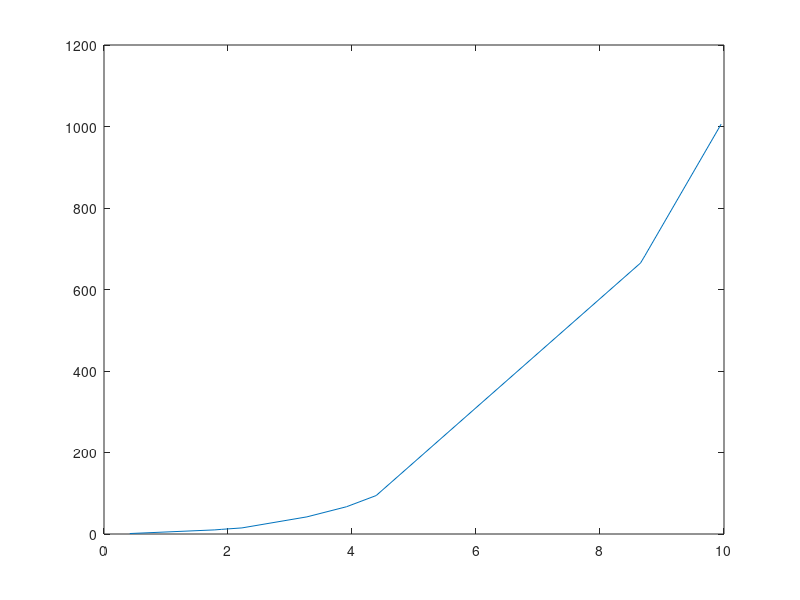
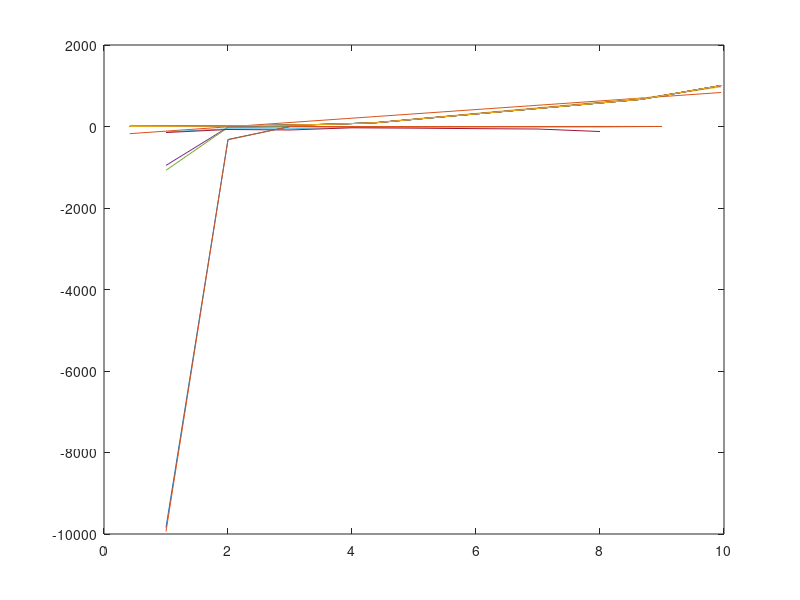
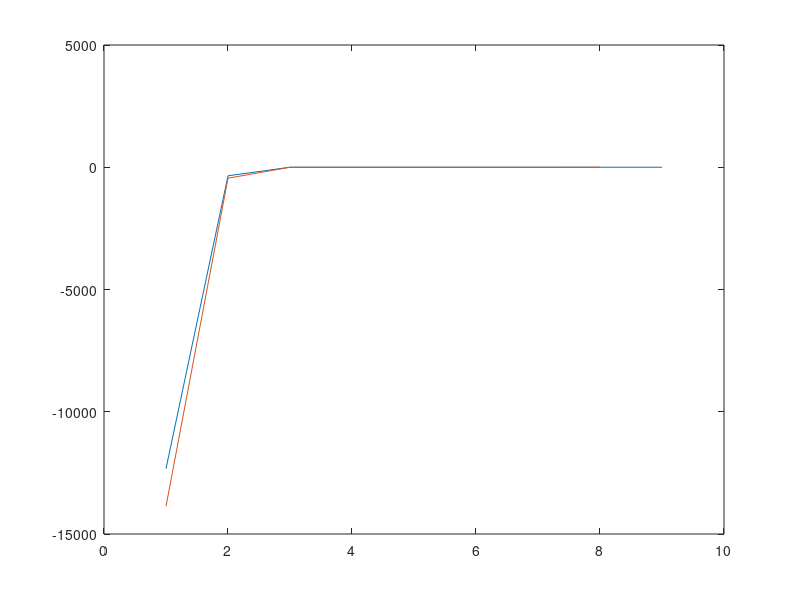
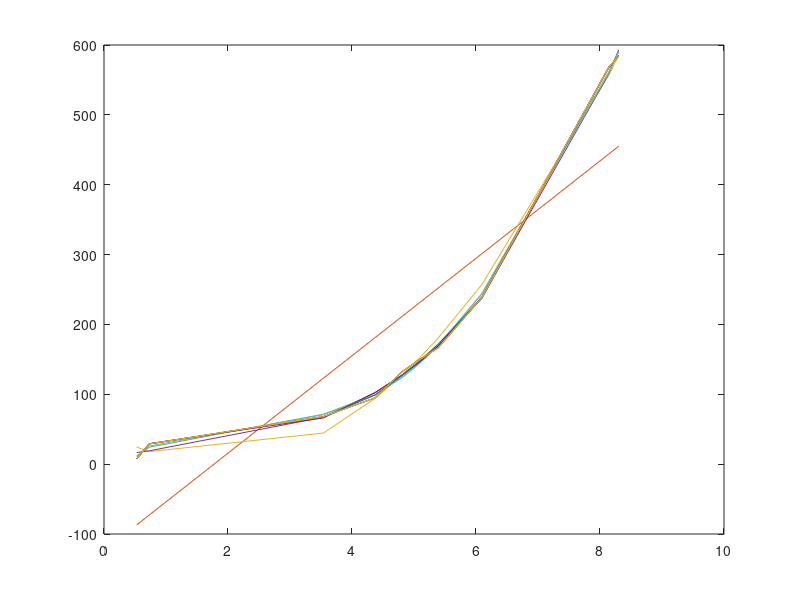

MATLAB code to generate these figures, in order:
%HW6

% Problem 1. Curve fitting. 
% Part 1. Take 10 x values on the interval 0 < x <= 10 and then create y
% values from the x values by plugging the x values into a third order
% polynomial of your choice. Add random noise to the data by choosing a random number
% in the interval [-D, D]. Start with D = 1. Plot your data in the x-y plane.

X = sort(10*rand(1,10));

Y= X.^3+2*X+1;
noise=randn(1,10);
Y1=Y+noise;
figure
plot(X,Y1)
% Part 2. Fit your data with polynomials from order 1 to 9. Plot the fitted
% polynomials together with the data. 
figure
plot(X,Y1)
hold on
for i = 1:9
    [coeff, s] = polyfit(X,Y1,i);
    yfit = polyval(coeff,X);
    plot(X,yfit);
    hold on
end
% Part 3. On a separate plot, plot the R^2 and adjusted R^2 as a function
% of the order of the polynomial. 
R=[];
R1=[];
for i=1:9
    [coeff, s]=polyfit(X,Y1,i);
    yfit=polyval(coeff,X);
    Yr=Y1-yfit;
    ssresid=sum(Yr.^2);
    sstotal=(length(Y1)-1)*1;
    R(i)=1-ssresid/sstotal;
    R1(i)=1-ssresid/sstotal*(length(Y1)-1)/(length(Y1)-length(coeff));
end
figure
plot(1:9,R);
hold on
plot(1:9,R1);


% Part 4. Repeat parts 1 - 3 for D = 10 and D = 1000. Comment on the
% results. 

%D=10
X = sort(10*rand(1,10));

Y= X.^3+2*X+1;
noise=10*randn(1,10);
Y1=Y+noise;
figure
plot(X,Y1)
hold on;
R=[];
R1=[];
for i=1:9
    [coeff, s]=polyfit(X,Y1,i);
    yfit=polyval(coeff,X);
    Yr=Y1-yfit;
    s=sum(Yr.^2);
    s1=(length(Y1)-1)*10;
    R(i)=1-s/s1;
    R1(i)=1-s/s1*(length(Y1)-1)/(length(Y1)-length(coeff));
    hold on
    plot(X,yfit);
end
figure(2)
plot(1:9,R);
hold on;
plot(1:9,R1);

%D=100
X = sort(10*rand(1,10));

Y= X.^3+2*X+1;
noise=100*randn(1,10);
Y1=Y+noise;
figure
plot(X,Y1)
hold on;
R=[];
R1=[];
for i=1:9
    [coeff, s]=polyfit(X,Y1,i);
    yfit=polyval(coeff,X);
    Yr=Y1-yfit;
    s=sum(Yr.^2);
    s1=(length(Y1)-1)*100;
    R(i)=1-s/s1;
    R1(i)=1-s/s1*(length(Y1)-1)/(length(Y1)-length(coeff));
    hold on
    plot(X,yfit);
end

figure(2);
plot(1:9,R);
hold on;
plot(1:9,R1);

% The increasing noise in the model makes the lower orders of polynomial
% fits worse than the higher orders (3 and above). The larger the noise is
% ,the worse the fitting curve of the lower orders is. Generally, higher
% orders polynomial fits the data better.

% Part 5. Now repeat parts 1-3 but take 100 x values on the interval 0 < x <=
% 10. Comment on the results. 
%D=10
X = sort(10*rand(1,100));

Y= X.^3+2*X+1;
noise=randn(1,100);
Y1=Y+noise;
figure
plot(X,Y1)
hold on;
R=[];
R1=[];
for i=1:9
    [coeff, s]=polyfit(X,Y1,i);
    yfit=polyval(coeff,X);
    Yr=Y1-yfit;
    s=sum(Yr.^2);
    s1=(length(Y1)-1);
    R(i)=1-s/s1;
    R1(i)=1-s/s1*(length(Y1)-1)/(length(Y1)-length(coeff));
    hold on
    plot(X,yfit);
end

figure(2)
plot(1:9,R);
hold on
plot(1:9,R1);

%100x values curve is smoother than the 10x values.

% Problem 2. Basic statistics. 
% Part 1. Consider two different distributions - Gaussian numbers with a mean of
% 0 and variance 1 and Gaussian numbers with a mean of 1 and variance 1.
% (1) Make a plot of the average p-value for the t-test comparing N random
% numbers chosen from each of these two distributions as a function of N.

function plotgaussian(N)
d=[];
for i=1:N
        a=randn(N);
        b=randn(N)+1;
        [is_sig,pval]=ttest2(a,b);
    d(i)=mean(pval);
end
xlab=1:N;
figure
plot(xlab,d)
end

plotgaussian(5)
% Part 2. Now keep the first distribution the same, but vary the mean of
% the second distribution between 0 and 10 with the same variance and
% repeat part one. Make a plot of all of these different curves on the same
% set of axes. What is special about the case where the mean of the second
% distribution is 0? 
N=100;
d=[]
for M=0:10
    for i=1:N
            a=normrnd(0,1,[1,N]);
            b=normrnd(M,1,[1,N]);
            [~,d(M+1,i)]=ttest2(a,b);
    end
end

for M=1:10
xlab=1:N;
figure
    plot(xlab,d(M+1,:));
    hold on;
end

% when the mean of the second distriution is 0, which the same as the first
% distribution, the mean of pval is significantly higher than others.So we
% can only see that curve given how the axis are set. This means we cannot
% reject the null when the second distribution's mean is 0. It also means
% the 2 distributions are the same.

% Part 3. Now keep the means of the two distributions at 0 and 1 as in part
% 1, but vary the variance of both distributions simultaneiously between 0.1 and 10 and plot the 
% p-values vs the number of numbers drawn as before. Comment on your results.  

N = 100;
p_val_m2 = [];
for var = 0.1:1:10.1
    for ii = 1:N
        A = normrnd(0,var,[1,N]);
        B = normrnd(1,var,[1,N]);
        [~,p_val_m2((var-0.1)+1,ii)] = ttest2(A,B);
    end
end
figure
title('p-values vs. N');

for i = 1:11
    plot(1:N,p_val_m2(i,:))
    hold on
end

% when the variance is small, the p values are small as well. This is
% because the distribution of the second distribution are all around the
% mean. Hence it has a greater chance to reject the null when the variance
% is very small. As the variance increases, the p-value increases. because
% the higher the variance is, the more chance the number in the second
% distribution will overlap the first one, and the higher possibility that
% we cannot reject the null.